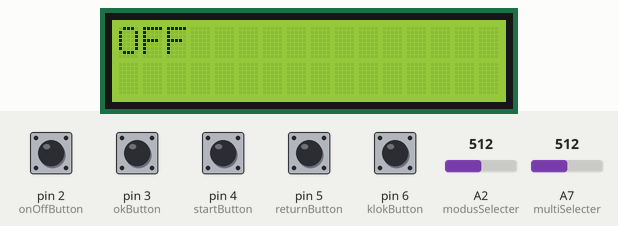
This sketch was run on a simulated Arduino Nano, built with avr-gcc and run on an emulated ATmega328P. Parts: 16×2 character LCD. The test bench sets the inputs (shaded band); at power-on: pin 2 (onOffButton), pin 3 (okButton), pin 4 (startButton), pin 5 (returnButton), pin 6 (klokButton) HIGH, A2 (modusSelecter) = 512, A7 (multiSelecter) = 512.

Above: at 1.2 s.
1.3 s: pin 2 (onOffButton) pulled LOW for 0.15 s
4.4 s: A2 (modusSelecter) set to 490
7.4 s: pin 3 (okButton) pulled LOW for 0.15 s
At 8.3 s:
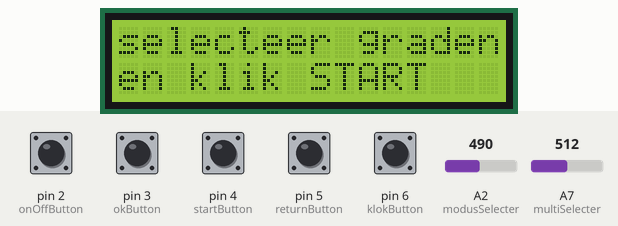
10.5 s: pin 4 (startButton) pulled LOW for 0.15 s
At 10.67 s:
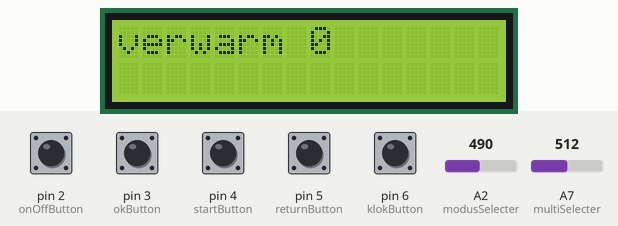
12.9 s: pin 5 (returnButton) pulled LOW for 1 s
At 13.51 s:
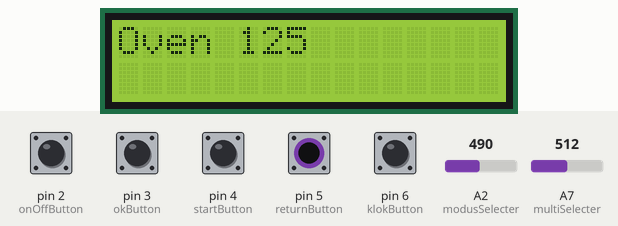
At 14.1 s:
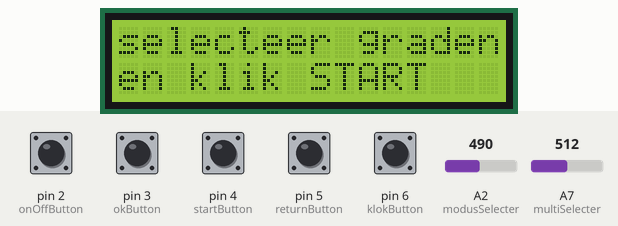
16.9 s: A2 (modusSelecter) set to 510
Timing chart, 0 to 19.9 s (numbered marks = the images above; inputs shaded):
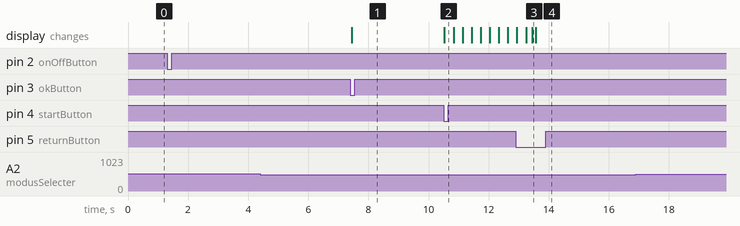

Measured:
- after the input at 1.3 s, every drawn part: stays the same
- after the input at 4.4 s, every drawn part: stays the same
- after the input at 7.4 s, the display: changes after 0.05 s (image 1)
- after the input at 10.5 s, the display: changes at once (image 2)
- after the input at 12.9 s, the display: first differs from a run without the input after 0.68 s (image 4)
- after the input at 16.9 s, every drawn part: stays the same

The sketch:

technisch_prototype_it1_code.ino
```cpp
#include <Wire.h>
#include <LiquidCrystal_I2C.h>

//SCL A5
//SDA A4

const int onOffButton = 2;
const int okButton = 3;
const int startButton = 4;
const int returnButton = 5;
const int klokButton = 6;

const int modusSelecter = A2;
const int multiSelecter = A7;

int ingesteldeGraden = 0;
int ingesteldeTijd = 0;
boolean terug = false;
boolean terugNaarGraden = false;

LiquidCrystal_I2C lcd(0x27, 2, 1, 0, 4, 5, 6, 7, 3, POSITIVE);


void setup() {
  Serial.begin(9600);

  //Led display
  lcd.begin(16,2);
  lcd.clear();
  lcd.print("OFF");

  //Buttons
  pinMode(onOffButton, INPUT_PULLUP);
  pinMode(okButton, INPUT_PULLUP);
  pinMode(startButton, INPUT_PULLUP);
  pinMode(returnButton, INPUT_PULLUP);
  pinMode(klokButton, INPUT_PULLUP);
}

void loop() {
  if(!digitalRead(onOffButton)){
    selecteerModus();
  }
}

void selecteerModus(){
  while(true){
    int modusValue = analogRead(modusSelecter);
    if(modusValue <= 20 && modusValue > 0){
      lcd.clear();
      lcd.print("selecteer een");
      lcd.setCursor(0,1);
      lcd.print("modus en klik OK");
      lcd.setCursor(0,0);
    }
    else if(modusValue <= 250 && modusValue > 20){
      lcd.clear();
      lcd.print("Onderverwarming");
    }else if(modusValue <= 500  && modusValue > 250){
      lcd.clear();
      lcd.print("Bovenverwarming");
    }else if(modusValue <= 750 && modusValue > 500){
      lcd.clear();
      lcd.print("B + O verwarming");
    }else if(modusValue <= 1023 && modusValue > 750){
      lcd.clear();
      lcd.print("Hetelucht");
    }
    if(!digitalRead(okButton)){
      break;
    }
  }
  selecteerGraden();
}

void selecteerGraden(){
      lcd.clear();
      lcd.print("selecteer graden");
      lcd.setCursor(0,1);
      lcd.print("en klik START");
      lcd.setCursor(0,0);
      delay(50);
      while(true){
        int multiValue = analogRead(multiSelecter);
        lcd.clear();
        ingesteldeGraden = map(multiValue, 0, 1023, 250, 0);
        lcd.print(ingesteldeGraden);
        lcd.setCursor(4,0);
        lcd.print("graden");
        lcd.setCursor(0,0);

        if(!digitalRead(startButton)){
          break;
        }

        if(!digitalRead(returnButton)){
          terug = true;
          break;
        }
      }
      if(terug){
        terug = false;
        selecteerModus();
      }else{
        for(int i = 0; i <= ingesteldeGraden; i++){
          lcd.clear();
          lcd.print("verwarm");
          lcd.setCursor(8,0);
          lcd.print(i);
          lcd.setCursor(0,0);
          delay(10);
         }
        lcd.clear();
        lcd.setCursor(0,0);
        lcd.print("Oven");
        lcd.setCursor(5,0);
        lcd.print(ingesteldeGraden);
        lcd.setCursor(0,0);
      }
      selecteerTijd();

}

void selecteerTijd(){
   while(true){
        if(!digitalRead(klokButton)){
          break;
        }

        if(!digitalRead(returnButton)){
          terugNaarGraden = true;
          delay(100);
          break;
        }
      }

   if(terugNaarGraden){
      terugNaarGraden = false;
      selecteerGraden();
   }else{
      lcd.clear();
      lcd.print("Zet multiknop");
      lcd.setCursor(0,1);
      lcd.print("op 0");
      while(true){
        int multiValue = analogRead(multiSelecter);
        if(multiValue >= 1015){
          while(true){
            lcd.clear();
            int multiValue = analogRead(multiSelecter);
            ingesteldeTijd = map(multiValue, 0, 1015, 20, 0);
            lcd.print(ingesteldeTijd);
            lcd.setCursor(3,0);
            lcd.print("min");
            lcd.setCursor(0,1);
            lcd.print("Klik OK");

            if(!digitalRead(okButton)){
              break;
            }
          }
          break;
        }
      }
      for(int i = ingesteldeTijd; i >= 0; i--){
        lcd.clear();
        lcd.print("Timer:");
        lcd.setCursor(6,0);
        lcd.print(i);
        delay(1000);
        lcd.setCursor(0,0);
      }

      while(true){
        if(!digitalRead(onOffButton)){
          lcd.clear();
          lcd.print("OFF");
          delay(200);
          loop();
        }
    }
  }
}
```
